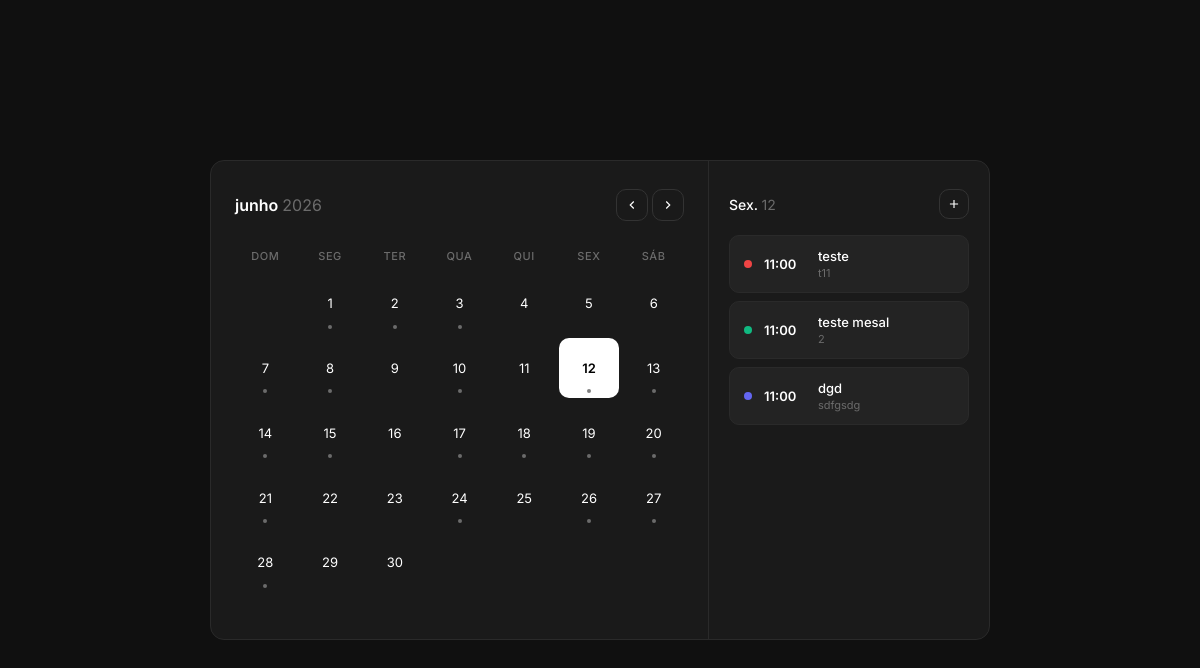
Before: / with the older database file.
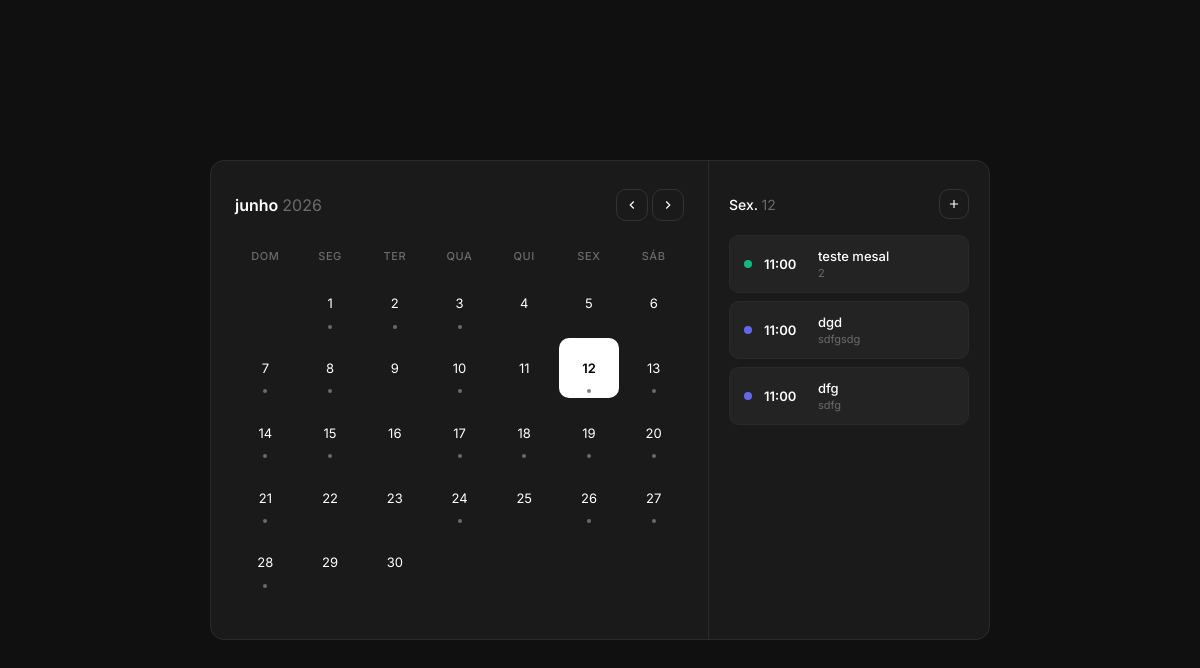
After: the same page with the newer database file.
### calendario/models.py (models this page shows, shortened)
class Evento(models.Model):
    CATEGORIAS = [
        ('geral', 'Geral'),
        ('consulta', 'Consulta'),
        ('trabalho', 'Trabalho'),
        ('pessoal', 'Pessoal'),
        ('urgente', 'Urgente'),
    ]
    titulo = models.CharField(max_length=200, verbose_name='Título')
    data_inicio = models.DateTimeField(verbose_name='Data e Hora')
    responsavel = models.CharField(max_length=100, blank=True, verbose_name='Responsável')
    categoria = models.CharField(max_length=20, choices=CATEGORIAS, default='geral', verbose_name='Categoria')
    cor = models.CharField(
        max_length=7,
        default='#6366f1',
        verbose_name='Cor',
        help_text='Cor em hexadecimal (ex: #6366f1)'
    )
    serie_id = models.CharField(max_length=100, blank=True, null=True, verbose_name='ID da Série')
    data_limite_recorrencia = models.DateField(blank=True, null=True, verbose_name='Repetir até')
    criado_em = models.DateTimeField(auto_now_add=True)
    atualizado_em = models.DateTimeField(auto_now=True)
    class Meta:
        verbose_name = 'Evento'
        verbose_name_plural = 'Eventos'
        ordering = ['data_inicio']
    @property
    def hora_inicio_formatada(self):
        return self.data_inicio.strftime('%H:%M')

### calendario/views.py (the view)
# urls.py: path('', views.calendario_view, name='calendario'),
def calendario_view(request):
    hoje = timezone.now().date()
    try:
        ano = int(request.GET.get('ano', hoje.year))
        mes = int(request.GET.get('mes', hoje.month))
    except (ValueError, TypeError):
        ano = hoje.year
        mes = hoje.month
    try:
        dia = int(request.GET.get('dia', hoje.day))
    except (ValueError, TypeError):
        dia = hoje.day
    try:
        data_selecionada = date(ano, mes, dia)
    except ValueError:
        dia = min(dia, calendar.monthrange(ano, mes)[1])
        data_selecionada = date(ano, mes, dia)
    cal = calendar.Calendar(firstweekday=6)
    dias_mes = cal.monthdayscalendar(ano, mes)
    meses_pt = [
        '', 'Janeiro', 'Fevereiro', 'Março', 'Abril', 'Maio', 'Junho',
        'Julho', 'Agosto', 'Setembro', 'Outubro', 'Novembro', 'Dezembro'
    ]
    nome_mes = meses_pt[mes]
    dias_semana = ['Dom', 'Seg', 'Ter', 'Qua', 'Qui', 'Sex', 'Sáb']
    dias_semana_abrev_full = ['Dom.', 'Seg.', 'Ter.', 'Qua.', 'Qui.', 'Sex.', 'Sáb.']
    iso_wd = data_selecionada.isoweekday()
    idx_semana = iso_wd % 7
    dias_semana_abrev = dias_semana_abrev_full[idx_semana]
    primeiro_dia = date(ano, mes, 1)
    ultimo_dia = date(ano, mes, calendar.monthrange(ano, mes)[1])
    eventos_mes = Evento.objects.filter(
        data_inicio__date__gte=primeiro_dia,
        data_inicio__date__lte=ultimo_dia
    ).order_by('data_inicio')
    eventos_por_dia = {}
    for evento in eventos_mes:
        d = evento.data_inicio.day
        if d not in eventos_por_dia:
            eventos_por_dia[d] = []
        eventos_por_dia[d].append(evento)
    eventos_dia = Evento.objects.filter(
        data_inicio__date=data_selecionada
    ).order_by('data_inicio')
    mes_anterior = mes - 1 if mes > 1 else 12
    ano_anterior = ano if mes > 1 else ano - 1
    mes_posterior = mes + 1 if mes < 12 else 1
    ano_posterior = ano if mes < 12 else ano + 1
    context = {
        'ano': ano,
        'mes': mes,
        'nome_mes': nome_mes,
        'dia': data_selecionada.day,
        'data_selecionada': data_selecionada,
        'dias_semana': dias_semana,
        'dias_semana_abrev': dias_semana_abrev,
        'dias_mes': dias_mes,
        'eventos_por_dia': eventos_por_dia,
        'eventos_dia': eventos_dia,
        'hoje': hoje,
        'mes_anterior': mes_anterior,
        'ano_anterior': ano_anterior,
        'mes_posterior': mes_posterior,
        'ano_posterior': ano_posterior,
    }
    return render(request, 'calendario/calendario.html', context)

### calendario/templatetags/calendario_extras.py (called while the page is built)
@register.filter
def get_item(dictionary, key):
    if dictionary is None:
        return None
    try:
        return dictionary.get(key)
    except (AttributeError, TypeError):
        return None

### calendario/templates/calendario/calendario.html (shortened to what this page needs)
{% extends 'calendario/base.html' %}
{% block conteudo %}
{% load static calendario_extras %}
<div class="cal-wrapper">
  <div class="cal-container">
    <div class="cal-left">
      <div class="cal-header">
        <h2 class="cal-titulo">
          {{ nome_mes|lower }} <span>{{ ano }}</span>
        </h2>
        <div class="cal-nav">
          <a href="?ano={{ ano_anterior }}&mes={{ mes_anterior }}&dia=1" class="cal-nav-btn" title="Mês anterior">
            <svg width="14" height="14" viewBox="0 0 24 24" fill="none" stroke="currentColor" stroke-width="2"><polyline points="15 18 9 12 15 6"></polyline></svg>
          </a>
          <a href="?ano={{ ano_posterior }}&mes={{ mes_posterior }}&dia=1" class="cal-nav-btn" title="Próximo mês">
            <svg width="14" height="14" viewBox="0 0 24 24" fill="none" stroke="currentColor" stroke-width="2"><polyline points="9 18 15 12 9 6"></polyline></svg>
          </a>
        </div>
      </div>
      <div class="cal-semana-header">
        {% for d in dias_semana %}
          <div class="cal-semana-label">{{ d }}</div>
        {% endfor %}
      </div>
      <div class="cal-grid">
        {% for semana in dias_mes %}
          <div class="cal-semana">
            {% for dia_celula in semana %}
              {% if dia_celula == 0 %}
                <div class="cal-dia vazio"></div>
              {% else %}
                {% with tem_evento=eventos_por_dia|get_item:dia_celula %}
                <div class="cal-dia
                  {% if dia_celula == dia and data_selecionada.month == mes %} selecionado{% endif %}
                  {% if ano == hoje.year and mes == hoje.month and dia_celula == hoje.day %} hoje{% endif %}
                  {% if tem_evento %} com-evento{% endif %}"
                  onclick="selecionarDia({{ ano }}, {{ mes }}, {{ dia_celula }})"
                  title="{{ dia_celula }}/{{ mes }}/{{ ano }}"
                >
                  {{ dia_celula }}
                </div>
                {% endwith %}
              {% endif %}
            {% endfor %}
          </div>
        {% endfor %}
      </div>
    </div>
    <div class="cal-right">
      <div class="cal-right-header">
        <div class="cal-dia-titulo">
          {{ dias_semana_abrev }} <span>{{ data_selecionada.day|stringformat:"02d" }}</span>
        </div>
        <button class="btn-add" onclick="abrirModalCriar('{{ data_selecionada|date:'Y-m-d' }}', '08:00')" title="Novo evento">
          <svg width="14" height="14" viewBox="0 0 24 24" fill="none" stroke="currentColor" stroke-width="2"><line x1="12" y1="5" x2="12" y2="19"></line><line x1="5" y1="12" x2="19" y2="12"></line></svg>
        </button>
      </div>
      <div class="eventos-lista">
        {% if eventos_dia %}
          {% for evento in eventos_dia %}
            <div class="evento-item" onclick="abrirModalDetalhe({{ evento.id }})">
              <div class="evento-cor-dot" style="background: {{ evento.cor }};"></div>
              <div class="evento-hora">{{ evento.hora_inicio_formatada }}</div>
              <div class="evento-info">
                <div class="evento-titulo-item">{{ evento.titulo }}</div>
                {% if evento.responsavel %}
                  <div class="evento-local-item">{{ evento.responsavel }}</div>
                {% endif %}
              </div>
            </div>
          {% endfor %}
        {% else %}
          <div class="eventos-vazio">
            Nenhum evento<br>neste dia
          </div>
        {% endif %}
      </div>
    </div>
  </div>
</div>
{% endblock %}

### calendario/templates/calendario/base.html (shortened to what this page needs)
<!DOCTYPE html>
<html lang="pt-BR">
<head>
    {% load static %}
    <link rel="stylesheet" href="{% static 'css/calendario.css' %}">
</head>
<body>
    {% block conteudo %}{% endblock %}
</body>
</html>

### calendario/static/css/calendario.css (style rules this page uses)
* { margin: 0; padding: 0; box-sizing: border-box; }
:root { --bg: #101010; --bg-card: #1a1a1a; --bg-hover: #232323; --bg-selected: #ffffff; --border: #2a2a2a; --border-light: #333333; --text: #ffffff; --text-muted: #6b6b6b; --text-on-selected: #000000; --accent: #ffffff; --sucesso: #10b981; --erro: #ef4444; --raio: 10px; --raio-lg: 14px; --trans: all 0.15s ease; }
html, body { height: 100%; }
body { font-family: 'Inter', -apple-system, BlinkMacSystemFont, 'Segoe UI', sans-serif; background: var(--bg); color: var(--text); min-height: 100vh; -webkit-font-smoothing: antialiased; font-size: 14px; }
.cal-wrapper { min-height: 100vh; display: flex; align-items: center; justify-content: center; padding: 16px; }
.cal-container { display: grid; grid-template-columns: 1fr 1px 280px; width: 100%; max-width: 780px; background: var(--bg-card); border: 1px solid var(--border); border-radius: var(--raio-lg); overflow: hidden; min-height: 480px; }
.cal-left { padding: 28px 24px; }
.cal-header { display: flex; align-items: center; justify-content: space-between; margin-bottom: 24px; }
.cal-titulo { font-size: 16px; font-weight: 600; color: var(--text); text-transform: lowercase; }
.cal-titulo span { color: var(--text-muted); font-weight: 400; }
.cal-nav { display: flex; gap: 4px; }
.cal-nav-btn { width: 32px; height: 32px; border: 1px solid var(--border-light); background: transparent; color: var(--text); border-radius: var(--raio); cursor: pointer; display: flex; align-items: center; justify-content: center; transition: var(--trans); }
.cal-semana-header { display: grid; grid-template-columns: repeat(7, 1fr); gap: 4px; margin-bottom: 6px; }
.cal-semana-label { text-align: center; font-size: 11px; font-weight: 500; color: var(--text-muted); text-transform: uppercase; letter-spacing: 0.05em; padding: 4px 0; }
.cal-grid { display: flex; flex-direction: column; gap: 4px; }
.cal-semana { display: grid; grid-template-columns: repeat(7, 1fr); gap: 4px; }
.cal-dia { aspect-ratio: 1; display: flex; align-items: center; justify-content: center; border-radius: var(--raio); font-size: 13px; font-weight: 400; color: var(--text); cursor: pointer; transition: var(--trans); position: relative; border: 1px solid transparent; }
.cal-dia.vazio { cursor: default; pointer-events: none; }
.cal-dia.hoje { border-color: var(--border-light); font-weight: 600; }
.cal-dia.selecionado { background: var(--bg-selected); color: var(--text-on-selected); font-weight: 600; border-color: transparent; }
.cal-dia.com-evento::after { content: ''; position: absolute; bottom: 4px; left: 50%; transform: translateX(-50%); width: 4px; height: 4px; border-radius: 50%; background: var(--text-muted); }
.cal-dia.selecionado.com-evento::after { background: var(--text-on-selected); opacity: 0.5; }
.cal-right { padding: 28px 20px; display: flex; flex-direction: column; gap: 16px; }
.cal-right-header { display: flex; align-items: center; justify-content: space-between; gap: 8px; }
.cal-dia-titulo { font-size: 14px; font-weight: 500; color: var(--text); }
.cal-dia-titulo span { color: var(--text-muted); font-weight: 400; }
.btn-add { width: 30px; height: 30px; border: 1px solid var(--border-light); background: transparent; color: var(--text); border-radius: var(--raio); cursor: pointer; display: flex; align-items: center; justify-content: center; transition: var(--trans); flex-shrink: 0; }
.eventos-lista { display: flex; flex-direction: column; gap: 8px; flex: 1; }
.evento-item { background: var(--bg-hover); border: 1px solid var(--border); border-radius: var(--raio); padding: 12px 14px; cursor: pointer; transition: var(--trans); display: flex; align-items: center; gap: 12px; }
.evento-hora { font-size: 13px; font-weight: 600; color: var(--text); white-space: nowrap; min-width: 42px; }
.evento-info { flex: 1; min-width: 0; }
.evento-titulo-item { font-size: 13px; font-weight: 500; color: var(--text); white-space: nowrap; overflow: hidden; text-overflow: ellipsis; }
.evento-local-item { font-size: 11px; color: var(--text-muted); margin-top: 2px; white-space: nowrap; overflow: hidden; text-overflow: ellipsis; }
.evento-cor-dot { width: 8px; height: 8px; border-radius: 50%; flex-shrink: 0; }

Changed rows visible on the page:
removed Evento: hora_inicio_formatada "11:00", titulo "teste", responsavel "t11"
added Evento: hora_inicio_formatada "11:00", titulo "dfg", responsavel "sdfg"
